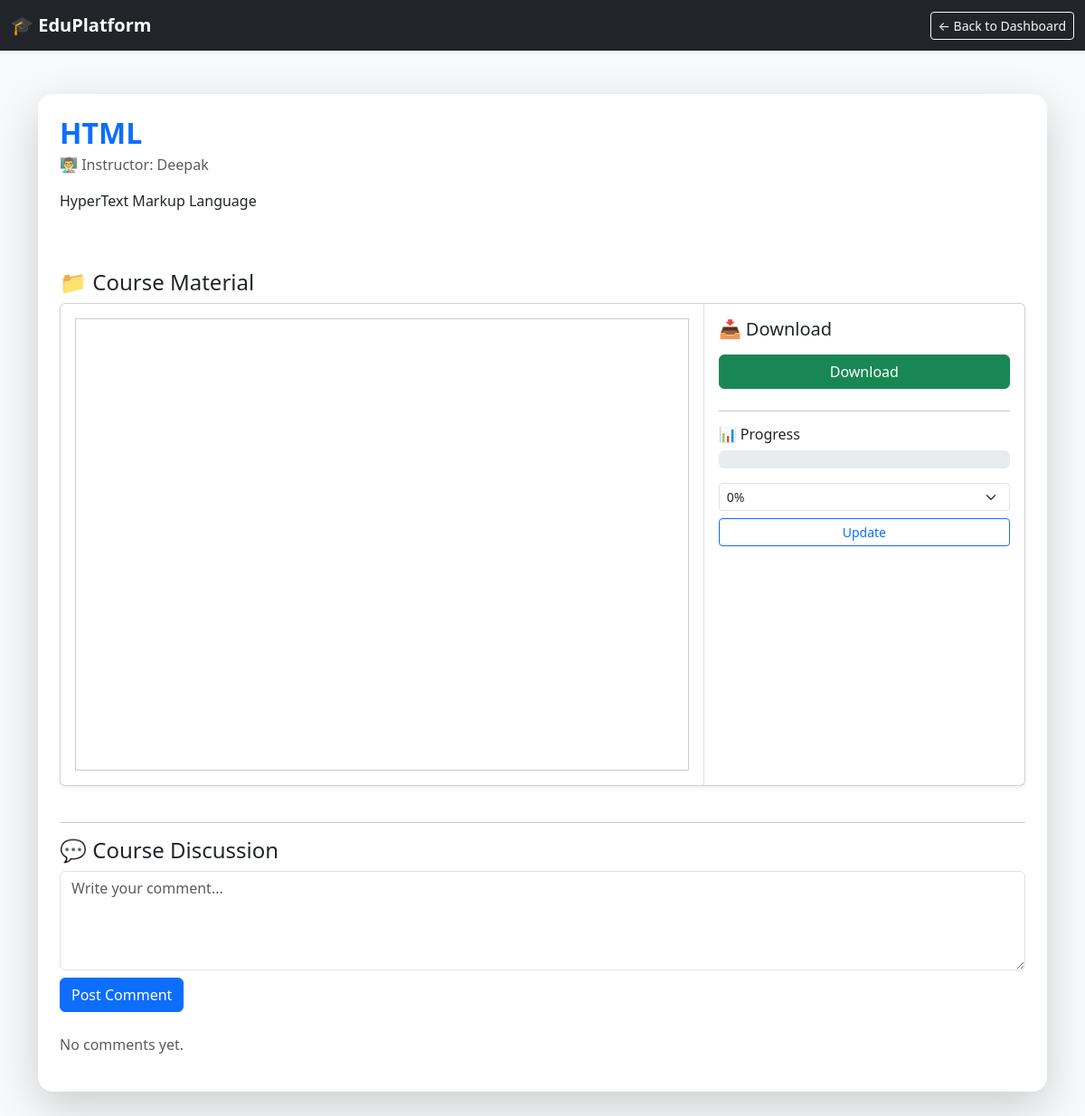
Screenshot of /views/course-view.php?id=1 (signed in) with the database file from the repository.
### tables this page shows
CREATE TABLE `courses` (
  `id` int(11) NOT NULL,
  `instructor_id` int(11) NOT NULL,
  `title` varchar(255) NOT NULL,
  `description` text NOT NULL,
  `file_path` varchar(255) DEFAULT NULL,
  `created_at` timestamp NOT NULL DEFAULT current_timestamp(),
  `thumbnail_path` varchar(255) DEFAULT NULL
);

CREATE TABLE `users` (
  `id` int(11) NOT NULL,
  `NAME` varchar(100) NOT NULL,
  `email` varchar(100) NOT NULL,
  `PASSWORD` varchar(255) NOT NULL,
  `role` enum('admin','instructor','learner') NOT NULL DEFAULT 'learner',
  `created_at` timestamp NOT NULL DEFAULT current_timestamp(),
  `last_login` datetime DEFAULT NULL,
  `is_approved` tinyint(1) DEFAULT 0,
  `is_verified` tinyint(1) DEFAULT 0,
  `verify_token` varchar(255) DEFAULT NULL,
  `profile_pic` varchar(255) DEFAULT NULL,
  `bio` text DEFAULT NULL
);

CREATE TABLE `course_progress` (
  `id` int(11) NOT NULL,
  `user_id` int(11) NOT NULL,
  `course_id` int(11) NOT NULL,
  `STATUS` enum('in_progress','completed') DEFAULT 'in_progress',
  `updated_at` timestamp NOT NULL DEFAULT current_timestamp() ON UPDATE current_timestamp(),
  `progress_percent` int(11) DEFAULT 0,
  `progress` int(11) DEFAULT 0,
  `last_accessed` datetime DEFAULT NULL
);

### views/course-view.php (the view, shortened to what this page needs)
<?php
include '../db-config.php';
$course_id = isset($_GET['id']) ? (int) $_GET['id'] : 0;
$user_id = $_SESSION['user_id'];
$current_percent = 0;
$stmt = $conn->prepare("SELECT c.title, c.description, c.file_path, c.instructor_id, u.name AS instructor_name, u.email AS instructor_email
                        FROM courses c
                        JOIN users u ON c.instructor_id = u.id
                        WHERE c.id = ?");
$stmt->bind_param("i", $course_id);
$stmt->execute();
$course = $stmt->get_result()->fetch_assoc();
$is_enrolled = false;
$check_stmt = $conn->prepare("SELECT progress_percent FROM course_progress WHERE user_id = ? AND course_id = ?");
$check_stmt->bind_param("ii", $user_id, $course_id);
$check_stmt->execute();
$progress_result = $check_stmt->get_result();
if ($progress_row = $progress_result->fetch_assoc()) {
    $is_enrolled = true;
    $current_percent = $progress_row['progress_percent'];
}
$comments_per_page = 5;
$page = max(1, (int)($_GET['page'] ?? 1));
$offset = ($page - 1) * $comments_per_page;
$count_stmt = $conn->prepare("SELECT COUNT(*) AS total FROM comments WHERE course_id = ?");
$count_stmt->bind_param("i", $course_id);
$count_stmt->execute();
$total_comments = $count_stmt->get_result()->fetch_assoc()['total'];
$total_pages = ceil($total_comments / $comments_per_page);
$comments_stmt = $conn->prepare("
    SELECT c.id AS comment_id, c.content, c.created_at, u.name
    FROM comments c
    JOIN users u ON c.user_id = u.id
    WHERE c.course_id = ?
    ORDER BY c.created_at DESC
    LIMIT ? OFFSET ?
");
$comments_stmt->bind_param("iii", $course_id, $comments_per_page, $offset);
$comments_stmt->execute();
$comments_result = $comments_stmt->get_result();
?>
<!DOCTYPE html>
<html>
<head>
  <link href="https://cdn.jsdelivr.net/npm/bootstrap@5.3.2/dist/css/bootstrap.min.css" rel="stylesheet">
</head>
<body class="bg-light">
<nav class="navbar navbar-expand-lg navbar-dark bg-dark shadow-sm">
  <div class="container-fluid">
    <a class="navbar-brand fw-bold" href="#">🎓 EduPlatform</a>
    <div>
      <a href="dashboard.php" class="btn btn-outline-light btn-sm">← Back to Dashboard</a>
    </div>
  </div>
</nav>
<div class="container py-5">
  <div class="card shadow-lg rounded-4 p-4 bg-white border-0">
    <div class="mb-4">
      <h2 class="fw-bold mb-1 text-primary"><?= htmlspecialchars($course['title']) ?></h2>
      <p class="text-muted">👨‍🏫 Instructor: <?= htmlspecialchars($course['instructor_name']) ?></p>
      <p><?= nl2br(htmlspecialchars($course['description'])) ?></p>
    </div>
    <?php if (!empty($course['file_path'])):
      $file_url = "../" . $course['file_path'];
      $file_ext = strtolower(pathinfo($file_url, PATHINFO_EXTENSION));
      $download_name = "CourseMaterial_" . $course_id . "." . $file_ext;
    ?>
      <h4 class="mt-4">📁 Course Material</h4>
      <div class="card mb-4 shadow-sm">
        <div class="row g-0">
          <div class="col-md-8 p-3">
            <?php if ($file_ext === 'mp4'): ?>
              <video class="w-100" height="320" controls>
                <source src="<?= $file_url ?>" type="video/mp4">
              </video>
            <?php elseif ($file_ext === 'pdf'): ?>
              <div id="pdf-viewer" style="border: 1px solid #ccc; height: 500px; overflow: auto;"></div>
            <?php endif; ?>
          </div>
          <div class="col-md-4 border-start p-3">
            <h5 class="mb-3">📥 Download</h5>
            <?php if ($is_enrolled): ?>
              <a href="<?= $file_url ?>" class="btn btn-success w-100 mb-2" download="<?= $download_name ?>">Download</a>
            <?php else: ?>
              <button class="btn btn-outline-secondary w-100 mb-2" disabled>🔒 Enroll to Download</button>
            <?php endif; ?>
            <hr>
            <?php if ($is_enrolled): ?>
              <h6>📊 Progress</h6>
              <form method="POST" class="d-grid gap-2">
                <div class="progress mb-2" style="height: 20px;">
                </div>
                <select name="progress_percent" class="form-select form-select-sm">
                  <?php foreach ([0, 20, 40, 60, 80, 100] as $p): ?>
                    <option value="<?= $p ?>" <?= $p == $current_percent ? 'selected' : '' ?>><?= $p ?>%</option>
                  <?php endforeach; ?>
                </select>
                <button type="submit" name="update_progress" class="btn btn-outline-primary btn-sm">Update</button>
              </form>
            <?php endif; ?>
          </div>
        </div>
      </div>
    <?php endif; ?>
    <hr>
    <h4>💬 Course Discussion</h4>
    <?php if ($is_enrolled): ?>
      <form method="POST" class="mb-4">
        <textarea name="comment" class="form-control" rows="4" required placeholder="Write your comment..."></textarea>
        <button type="submit" class="btn btn-primary mt-2">Post Comment</button>
      </form>
    <?php else: ?>
      <div class="alert alert-info">💬 Login and enroll to join the discussion.</div>
    <?php endif; ?>
    <?php if ($comments_result->num_rows > 0): ?>
      <?php while ($comment = $comments_result->fetch_assoc()): ?>
        <div class="border rounded p-3 mb-3 bg-light">
          <strong><?= htmlspecialchars($comment['name']) ?></strong>
          <small class="text-muted float-end"><?= $comment['created_at'] ?></small>
          <p><?= nl2br(htmlspecialchars($comment['content'])) ?></p>
        </div>
      <?php endwhile; ?>
      <?php if ($total_pages > 1): ?>
        <nav><ul class="pagination">
          <?php if ($page > 1): ?>
            <li class="page-item"><a class="page-link" href="?id=<?= $course_id ?>&page=<?= $page - 1 ?>">« Prev</a></li>
          <?php endif; ?>
          <li class="page-item disabled"><span class="page-link">Page <?= $page ?> of <?= $total_pages ?></span></li>
          <?php if ($page < $total_pages): ?>
            <li class="page-item"><a class="page-link" href="?id=<?= $course_id ?>&page=<?= $page + 1 ?>">Next »</a></li>
          <?php endif; ?>
        </ul></nav>
      <?php endif; ?>
    <?php else: ?>
      <p class="text-muted">No comments yet.</p>
    <?php endif; ?>
  </div>
</div>
</body>
</html>

### rows the page displays
courses: title "HTML", instructor.NAME "Deepak", description "HyperText Markup Language"
course_progress: progress_percent "0%"
